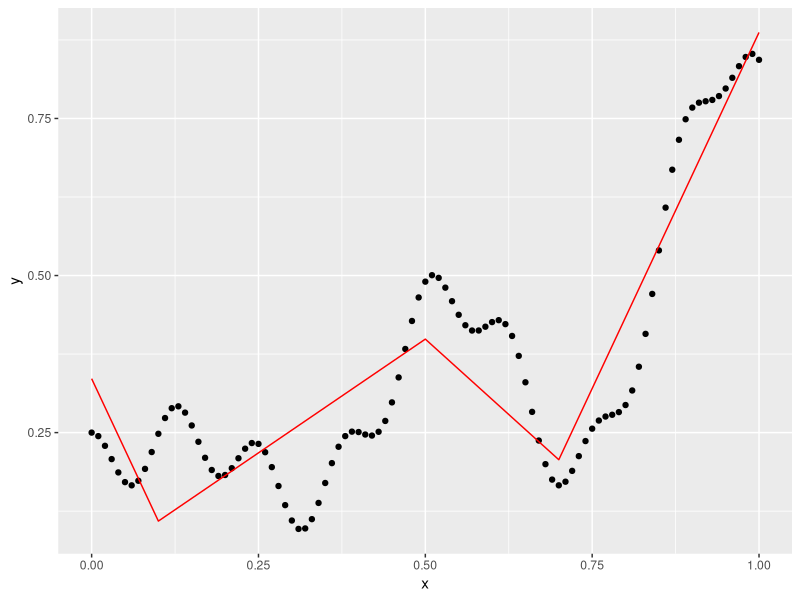
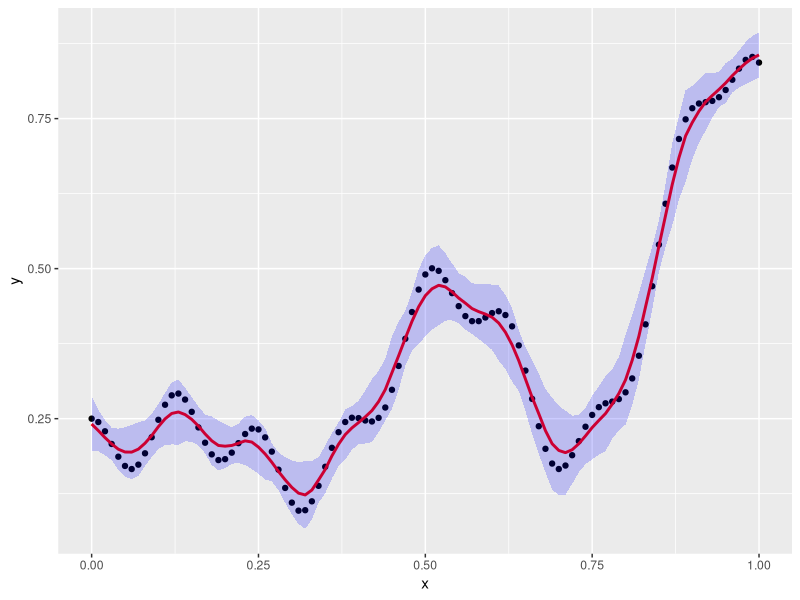

Recreate these plots in R, in order.
## ---- chunk 1
knitr::opts_chunk$set(echo = TRUE)

library(data.table)
library(proxy)
library(MASS)
library(ggplot2)
library(plyr)
## ---- chunk 2

rbf.create <- function(X, Y, nodes, kernel_params = 1.0, kernel_fun = function(d, c) exp(-c * d * d), dist_fun = 'L1' ){
  M = cbind(1, kernel_fun(dist(X, nodes, method = dist_fun), kernel_params) ) 
  w = ginv(t(M) %*% M) %*% t(M) %*% Y 
  
  return ( list(weights = w, nodes = nodes, kernel_params = kernel_params, kernel_fun = kernel_fun, dist_fun = dist_fun) )
}

rbf.predict <- function(model, X){
  
  nodes          = model$nodes
  weights        = model$weights
  dist_fun       = model$dist_fun
  kernel_params  = model$kernel_params
  kernel_fun     = model$kernel_fun
  
  M = kernel_fun(dist(X, nodes, method = dist_fun), kernel_params)
  pred = weights[1] + M %*% weights[-1]
  return ( as.numeric(pred) )
}

## ---- chunk 3
x = seq(0, 1, by = 0.01)
y = 0.2 + 0.4 * x * x + 0.3 *x * sin(15 * x) + 0.05 * cos(50 * x)

df = data.table(x, y)

model.rbf = rbf.create(df[,.(x)], df$y, as.matrix(c(0.5, 0.1, 0.7)), kernel_fun = function(x, c) x)

y_pred = rbf.predict(model.rbf, df[,.(x)])

ggplot(cbind(df, y_pred), aes(x, y)) + geom_point() + geom_line(aes(x, y_pred), color = 'red')

## ---- chunk 4
x = seq(0, 1, by = 0.01)
y = 0.2 + 0.4 * x * x + 0.3 *x * sin(15 * x) + 0.05 * cos(50 * x)
df = data.table(x, y)
df[, id:=seq(nrow(df))]

max_nodes = 20

rbf_res = ldply(seq(100), function(run_id) {
  model.rbf = rbf.create(df[,.(x)], df$y, as.matrix(df[sample.int(nrow(df), max_nodes),.(x)]), kernel_fun = function(x, c) x)
  y_pred = as.numeric(rbf.predict(model.rbf, df[,.(x)]))
  
  data.frame(run_id, y_pred, id = df$id)
  
})
setDT(rbf_res)

rbf_res_sum = rbf_res[, .(y_pred = mean(y_pred), sigma = sd(y_pred) ), by =.(id)]
rbf_res_sum[df, y := i.y, on=.(id) ]
rbf_res_sum[df, x := i.x, on=.(id) ]

ggplot(rbf_res_sum, aes(x, y)) + geom_point() + geom_line(aes(x, y_pred), color = 'red', size = 1) + 
  geom_ribbon(aes(x, ymin = y_pred - 2*sigma, ymax = y_pred + 2*sigma), alpha = 0.2, fill = 'blue')

